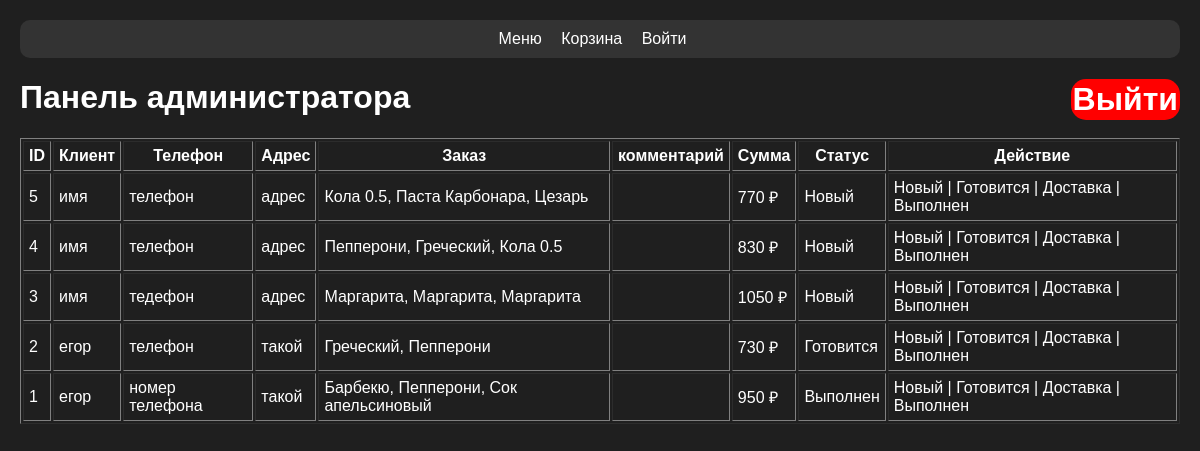
/admin (signed in), run on the app's committed database.
### tables this page shows
CREATE TABLE orders (
            id INTEGER PRIMARY KEY AUTOINCREMENT,
            customer_name TEXT NOT NULL,
            customer_phone TEXT NOT NULL,
            customer_address TEXT NOT NULL,
            order_items TEXT NOT NULL,
            total_price INTEGER NOT NULL,
            comments TEXT,
            status TEXT DEFAULT 'Новый',
            order_date TIMESTAMP DEFAULT CURRENT_TIMESTAMP
        );

### delivery_service/app.py (the view)
@app.route('/admin')
def admin():
    if not session.get('admin'):
        return redirect('/login')
    conn = get_db_connection()
    orders = conn.execute('SELECT * FROM orders ORDER BY order_date DESC').fetchall()
    conn.close()
    return render_template('admin.html', orders=orders)

### delivery_service/app.py (called while the page is built)
def get_db_connection():
    conn = sqlite3.connect('food_delivery.db')
    conn.row_factory = sqlite3.Row
    return conn

### delivery_service/templates/admin.html (shortened to what this page needs)
{% extends "base.html" %}
{% block content %}
<div class="admin-panel">
<h1>Панель администратора
    <a href="/logout" style="float:right; border-radius: 15px; padding: 2px; background:red; color:white; padding:5px 10 px;">Выйти</a>
</h1>
<table border="1" cellpadding="5">
    <tr>
        <th>ID</th><th>Клиент</th><th>Телефон</th><th>Адрес</th><th>Заказ</th><th>комментарий</th><th>Сумма</th><th>Статус</th><th>Действие</th>
    </tr>
    {% for order in orders %}
    <tr>
        <td>{{ order.id }}</td>
        <td>{{ order.customer_name }}</td>
        <td>{{ order.customer_phone }}</td>
        <td>{{ order.customer_address }}</td>
        <td>{{ order.order_items }}</td>
        <td>{{ order.comments }}</td>
        <td>{{ order.total_price }} ₽</td>
        <td>{{ order.status }}</td>
        <td>
            <a href="/update_status/{{ order.id }}/Новый">Новый</a> |
            <a href="/update_status/{{ order.id }}/Готовится">Готовится</a> |
            <a href="/update_status/{{ order.id }}/Доставка">Доставка</a> |
            <a href="/update_status/{{ order.id }}/Выполнен">Выполнен</a>
        </td>
    </tr>
    {% endfor %}
</table>
{% endblock %}

### delivery_service/templates/base.html (shortened to what this page needs)
<!DOCTYPE html> <html>
<head>
    <link rel="stylesheet" href="{{ url_for('static', filename='style.css') }}">
</head>
<body>
    <div class="nav">
        <a href="/">Меню</a>
        <a href="/cart">Корзина</a> <a href="/admin">Войти</a>
    </div>
    {% block content %}{% endblock %}
</body>
</html>

### delivery_service/Static/style.css (style rules this page uses)
body { background: #1f1f1f; font-family: Arial; margin: 0; padding: 20px; }
.nav { background: #333; padding: 10px; border-radius: 10px; text-align: center; }
.nav a { color: white; margin-right: 15px; text-decoration: none; }
.admin-panel th, a, h1, td { color: white; text-decoration: none; }

### data on the page
orders: id "5", customer_name "имя", customer_phone "телефон", customer_address "адрес", order_items "Кола 0.5, Паста Карбонара, Цезарь", total_price "770", status "Новый"
orders: id "4", customer_name "имя", customer_phone "телефон", customer_address "адрес", order_items "Пепперони, Греческий, Кола 0.5", total_price "830", status "Новый"
orders: id "3", customer_name "имя", customer_phone "тедефон", customer_address "адрес", order_items "Маргарита, Маргарита, Маргарита", total_price "1050", status "Новый"
orders: id "2", customer_name "егор", customer_phone "телефон", customer_address "такой", order_items "Греческий, Пепперони", total_price "730", status "Готовится"
orders: id "1", customer_name "егор", customer_phone "номер телефона", customer_address "такой", order_items "Барбекю, Пепперони, Сок апельсиновый", total_price "950", status "Выполнен"
